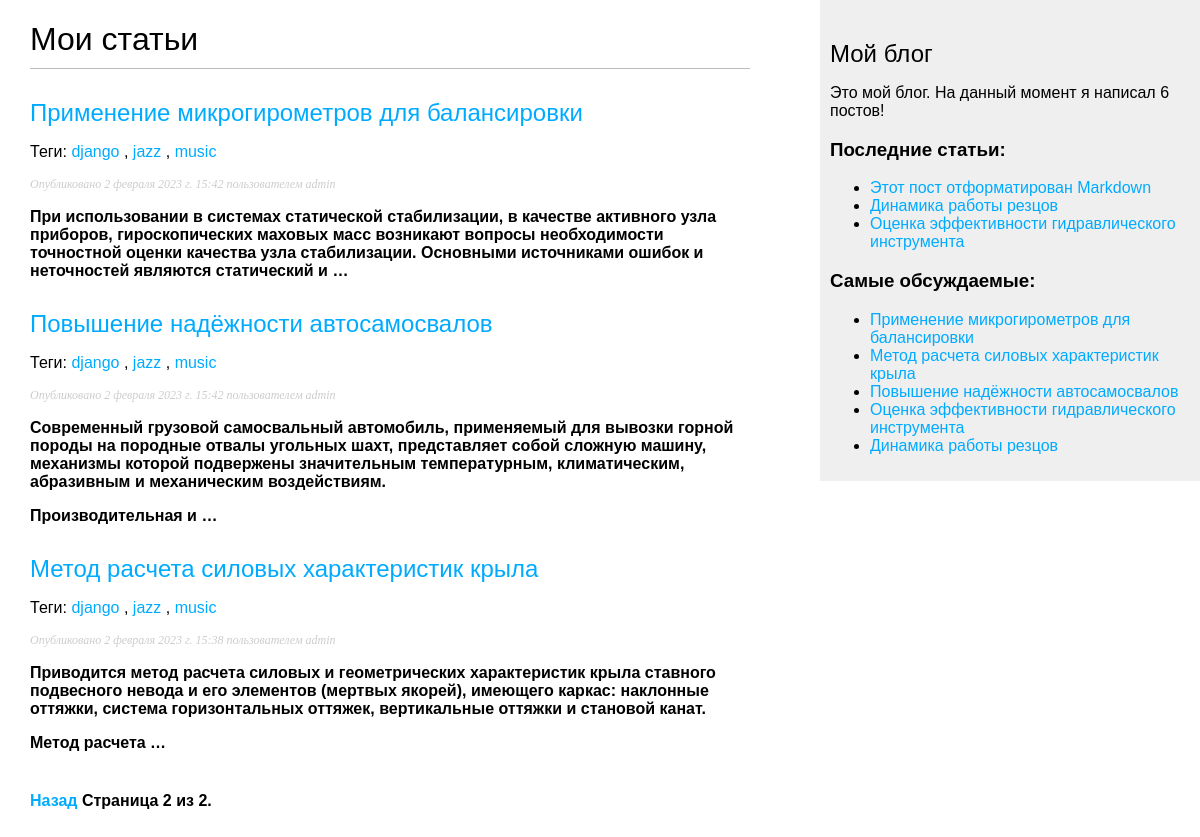
Screenshot of /blog/?page=2 with the database file from the repository.
### blog/models.py (models this page shows, shortened)
class Post(models.Model):
    STATUS_CHOICES = (
        ('draft', 'Отложено'),
        ('published', 'Опубликовано'),
    )
    title = models.CharField(max_length=250)  # Поле заголовка статьи. Тип VARCHAR в базе данных
    slug = models.SlugField(max_length=250, unique_for_date='publish')  # Поле для формирования URL'ов
    author = models.ForeignKey(User, on_delete=models.CASCADE,
                               related_name='blog_posts')  # Внешний ключ, определяющий отношение "один ко многим"
    body = models.TextField()  # Основное содержание статьи, которое будет сохранено в столбце TEXT в SQL базе данных
    publish = models.DateTimeField(
        default=timezone.now)  # Поле даты, сохраняющее дату публикации статьи. Функция 'now' - по умолчанию, и возвращает текущие дату и время
    created = models.DateTimeField(
        auto_now_add=True)  # Это поле даты указывает, когда статья была создана. Параметр 'auto_now_add' - автосохранение при создании объекта
    update = models.DateTimeField(
        auto_now=True)  # Дата и время, указывающие на период, когда статья была отредактирована. Параметр 'auto_now' - указание даты на момент сохранения.
    status = models.CharField(max_length=10, choices=STATUS_CHOICES,
                              default='draft')  # Поле отображения статуса статьи. Параметр CHOICES ограничивает возможные значения из указанного списка.
    objects = models.Manager()  # Менеджер по умолчанию
    published = PublishedManager()  # Новый менеджер
    tags = TaggableManager()
    class Meta:
        ordering = (
            '-publish',)  # Указали Django, порядок сортировки статей по умолчанию — по убыванию (префикс "-") даты публикации поля 'publish'.
    def get_absolute_url(self):
        return reverse('blog:post_detail',
                       args=[self.publish.year,
                             self.publish.month,
                             self.publish.day,
                             self.slug])

### blog/views.py (the view)
# urls.py: path('', views.post_list, name='post_list'),
def post_list(request, tag_slug=None):
    objects_list = Post.published.all()
    tag = None
    if tag_slug:
        tag = get_object_or_404(Tag, slug=tag_slug)
        objects_list = objects_list.filter(tags__in=[tag])
    paginator = Paginator(objects_list, 3)  # Отображение по три поста на странице
    page = request.GET.get('page')
    try:
        posts = paginator.page(page)
    except PageNotAnInteger:
        posts = paginator.page(1)  # Если страница не является целым числом — возвращаем первую страницу
    except EmptyPage:
        posts = paginator.page(
            paginator.num_pages)  # Если номер страницы больше общего количества страниц — возвращаем последнюю
    return render(request, 'post/list.html', {'page': page, 'posts': posts, 'tag': tag})

### blog/models.py (called while the page is built)
    def get_queryset(self):
        return super().get_queryset().filter(status='published')

### blog/templatetags/blog_tags.py (called while the page is built)
@register.simple_tag
def total_posts():
    return Post.published.count()

@register.inclusion_tag('post/latest_posts.html')
def show_latest_posts(count=5):
    latest_posts = Post.published.order_by('-publish')[:count]
    return {'latest_posts': latest_posts}

@register.simple_tag
def get_most_commented_posts(count=5):
    return Post.published.annotate(total_comments=Count('comments')).order_by('-total_comments')[:count]

@register.filter(name='markdown')
def markdown_format(text):
    return mark_safe(markdown.markdown(text))

### blog/templates/post/list.html (shortened to what this page needs)
{% extends "blog/base.html" %}
{% load blog_tags %}
{% block content %}
<h1>Мои статьи</h1>
{% for post in posts %}
<h2>
    <a href="{{ post.get_absolute_url }}">{{ post.title }}</a>
</h2>
<p class="tags">
    Теги:
    {% for tag in post.tags.all %}
        <a href="{% url "blog:post_list_by_tag" tag.slug %}">
            {{ tag.name }}
        </a>
        {% if not forloop.last %}, {% endif %}
    {% endfor %}
</p>
<p class="date">Опубликовано {{ post.publish }} пользователем {{ post.author }}</p>
{{ post.body|markdown|truncatewords_html:30 }}
{% endfor %}
{% include "pagination.html" with page=posts %}
{% endblock %}

### blog/templates/blog/base.html (shortened to what this page needs)
{% load blog_tags %}
{% load static %}
<!DOCTYPE html>
<html lang="en">
<head>
    <link href="{% static "/css/blog.css" %}" rel="stylesheet">
</head>
<body>
    <div id="content">
        {% block content %}
        {% endblock %}
    </div>
    <div id="sidebar">
        <h2>Мой блог</h2>
        <p>Это мой блог. На данный момент я написал {% total_posts %} постов!</p>
        <h3>Последние статьи:</h3>
        {% show_latest_posts 3 %}
        <h3>Самые обсуждаемые:</h3>
        {% get_most_commented_posts as most_commented_posts %}
        <ul>
            {% for post in most_commented_posts %}
                <li><a href="{{ post.get_absolute_url }}">{{ post.title }}</a></li>
            {% endfor %}
        </ul>
    </div>
</body>
</html>

### blog/templates/post/latest_posts.html
<ul>
  {% for post in latest_posts %}
    <li><a href="{{ post.get_absolute_url }}">{{ post.title }}</a></li>
  {% endfor %}
</ul>

### blog/static/css/blog.css (style rules this page uses)
body { margin:0; padding:0; font-family:arial, calibri, helvetica, sans-serif; }
a { color:#00abff; text-decoration:none; }
h1 { font-weight:normal; border-bottom:1px solid #bbb; padding:0 0 10px 0; }
h2 { font-weight:normal; margin:30px 0 0; }
#content { float:left; width:60%; padding:0 0 0 30px; }
#sidebar { float:right; width:30%; padding:10px; background:#efefef; height:100%; }
p.date { color:#ccc; font-family: georgia, serif; font-size: 12px; font-style: italic; }

### rows the page displays
Post: title "Применение микрогирометров для балансировки", publish "2 февраля 2023 г. 15:42", author "admin", body "При использовании в системах статической стабилизации, в качестве активного узла приборов, гироскопических маховых масс возникают вопросы необходимости точностной оценки качества узла стабилизации. Основными источниками ошибок и неточностей являются статический и …"
Tag: name "django"
Tag: name "jazz"
Tag: name "music"
Post: title "Повышение надёжности автосамосвалов", publish "2 февраля 2023 г. 15:42", author "admin", body "Современный грузовой самосвальный автомобиль, применяемый для вывозки горной породы на породные отвалы угольных шахт, представляет собой сложную машину, механизмы которой подвержены значительным температурным, климатическим, абразивным и механическим воздействиям. Производительная и …"
Post: title "Метод расчета силовых характеристик крыла", publish "2 февраля 2023 г. 15:38", author "admin", body "Приводится метод расчета силовых и геометрических характеристик крыла ставного подвесного невода и его элементов (мертвых якорей), имеющего каркас: наклонные оттяжки, система горизонтальных оттяжек, вертикальные оттяжки и становой канат. Метод расчета …"
Post: title "Этот пост отформатирован Markdown"
Post: title "Динамика работы резцов"
Post: title "Оценка эффективности гидравлического инструмента"

### other values shown
{{ page.number }} "2"
{{ page.paginator.num_pages }} "2"
